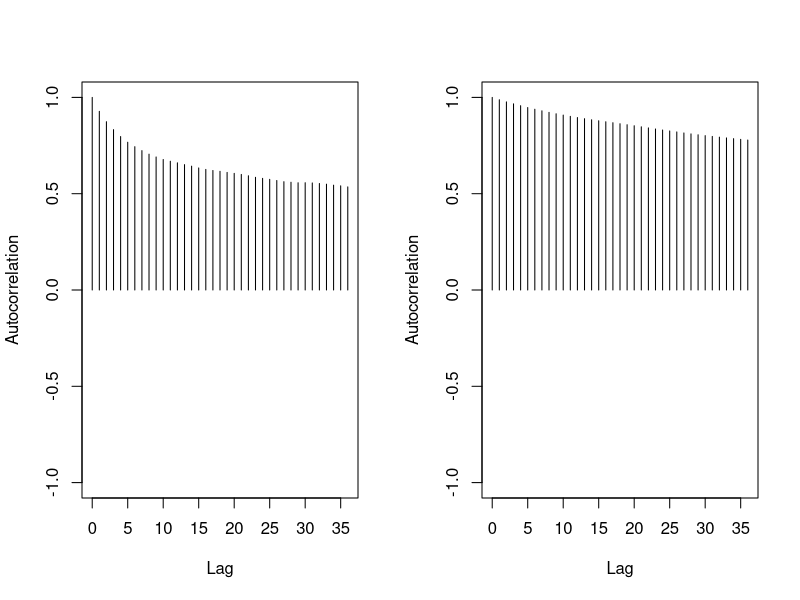
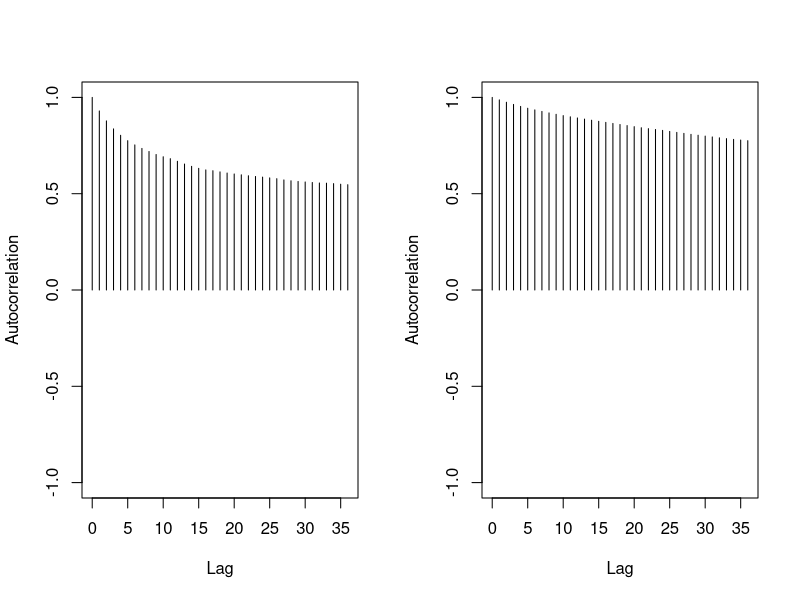
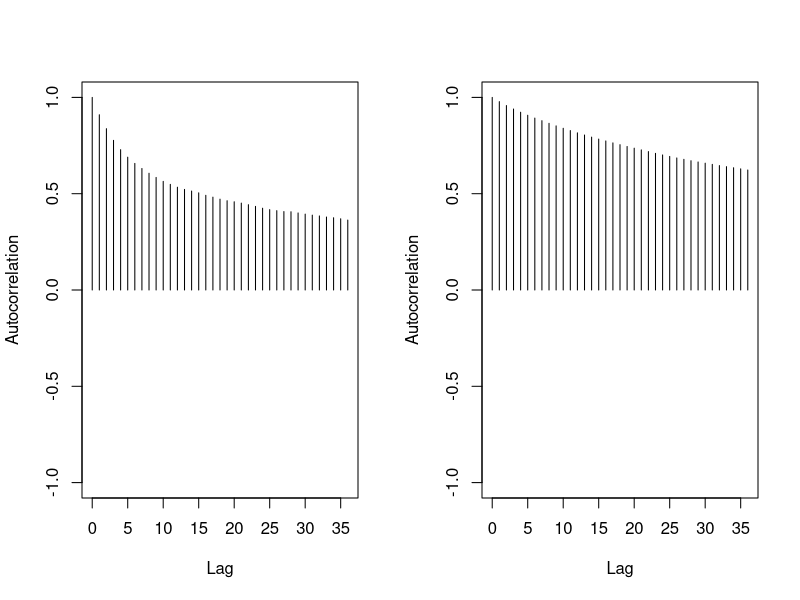
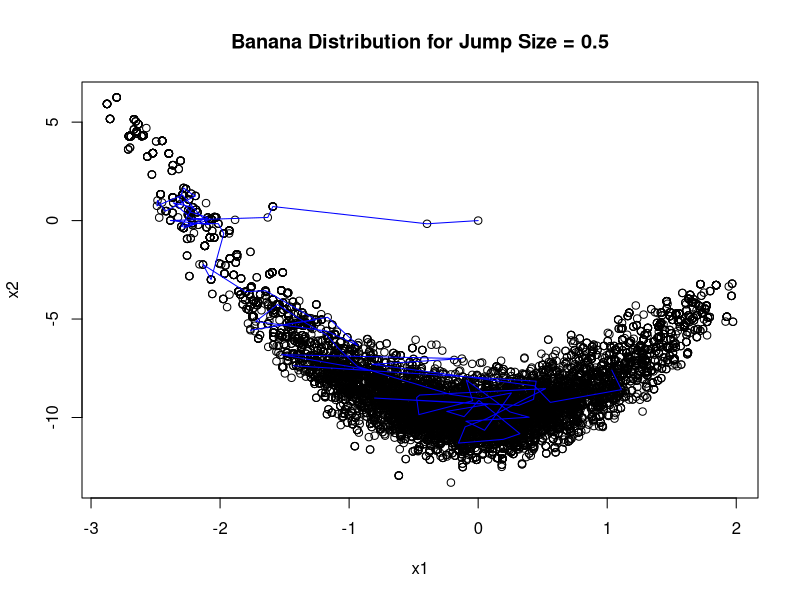

The R script that drew these images, in order:
## ---- chunk 1
knitr::opts_chunk$set(echo = TRUE)
## ---- chunk 2
library(coda) # MCMC library
## ---- chunk 3
metropolis_hashing <- function(w, n) { # w = proposal jump size, n = # of iterations
  # initialize (x1, x2) = (0, 0)
  x1 <- 0
  x2 <- 0
  metro <- matrix(NA, n, 2)
  metro[1, ] <- c(x1, x2)
  
  for (i in 2:n) { # 10000 iterations
    # update (x1, x2)
    currentx1 <- x1 + rnorm(1,0,sqrt(w))
    currentx2 <- x2 + rnorm(1,0,sqrt(w))
    # pdf for banana distirbution using updated and un-updated x1 and x2
    banana <- exp(- x1^2 / 2) * exp(-(x2 - 2*(x1^2-5))^2 / 2)
    banana_curr <- exp(- currentx1^2 / 2) * exp(-(currentx2 - 2*(currentx1^2-5))^2 / 2)
    # accept probability A
    A <- min(1, banana_curr / banana)
    if (runif(1) < A) {
      x1 <- currentx1
      x2 <- currentx2
    }
    metro[i, ] <- c(x1, x2)
  }
  metro
}
## ---- chunk 4
set.seed(123)
metro1 <- metropolis_hashing(0.5, 10000)
metro2 <- metropolis_hashing(1, 10000)
metro3 <- metropolis_hashing(2, 10000)

autocorr.plot(as.mcmc(metro1))
autocorr.plot(as.mcmc(metro2))
autocorr.plot(as.mcmc(metro3))
## ---- chunk 5
iter <- metro1[1:200, ] # first 200 iterations for w = 0.5
plot(metro1, xlab="x1", ylab = "x2", main = "Banana Distribution for Jump Size = 0.5")
lines(iter, col = 'blue')
